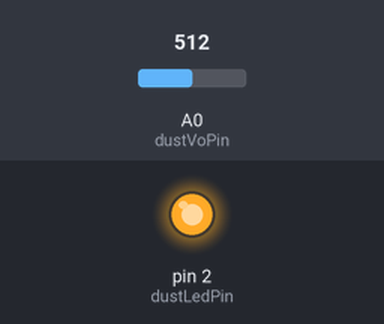
Simulated run of this sketch. Board: Arduino Uno, built with avr-gcc and run on an emulated ATmega328P. Parts: output pins drawn as LEDs (lit = HIGH). The test bench sets the inputs (shaded band); at power-on: A0 (dustVoPin) = 512. What the sketch prints to the serial monitor is not drawn.

Above: at 0.1 s.
Timing chart, 0 to 1.6 s (numbered marks = the images above):
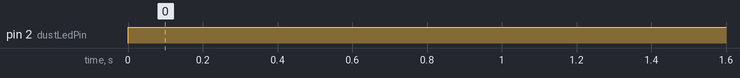

Measured:
- by itself, pin 2 (dustLedPin): LOW → HIGH at 0.00 s

The sketch:

PAM2.5_DUST_SENSOR_CALLIBRATION_CODE.ino
```cpp
// GP2Y1010AU0F Calibration Code

const int dustLedPin = 2;   // LED control
const int dustVoPin  = A0;  // Analog output

void setup() {
  Serial.begin(9600);
  pinMode(dustLedPin, OUTPUT);
  digitalWrite(dustLedPin, HIGH);

  Serial.println("Dust Sensor Calibration Started...");
}

void loop() {

  int rawValue = 0;
  float voltage = 0;
  float dustDensity = 0;

  // Turn ON IR LED
  digitalWrite(dustLedPin, LOW);
  delayMicroseconds(280);

  // Read analog value
  rawValue = analogRead(dustVoPin);

  delayMicroseconds(40);

  // Turn OFF IR LED
  digitalWrite(dustLedPin, HIGH);
  delayMicroseconds(9680);

  // Convert to voltage
  voltage = rawValue * (5.0 / 1024.0);

  // Convert to dust density
  dustDensity = 0.17 * voltage - 0.1;

  if (dustDensity < 0) dustDensity = 0;

  // Print values
  Serial.print("RAW: ");
  Serial.print(rawValue);

  Serial.print(" | Voltage: ");
  Serial.print(voltage);

  Serial.print(" V | Dust Density: ");
  Serial.print(dustDensity);
  Serial.println(" mg/m3");

  delay(1000);
}
```
